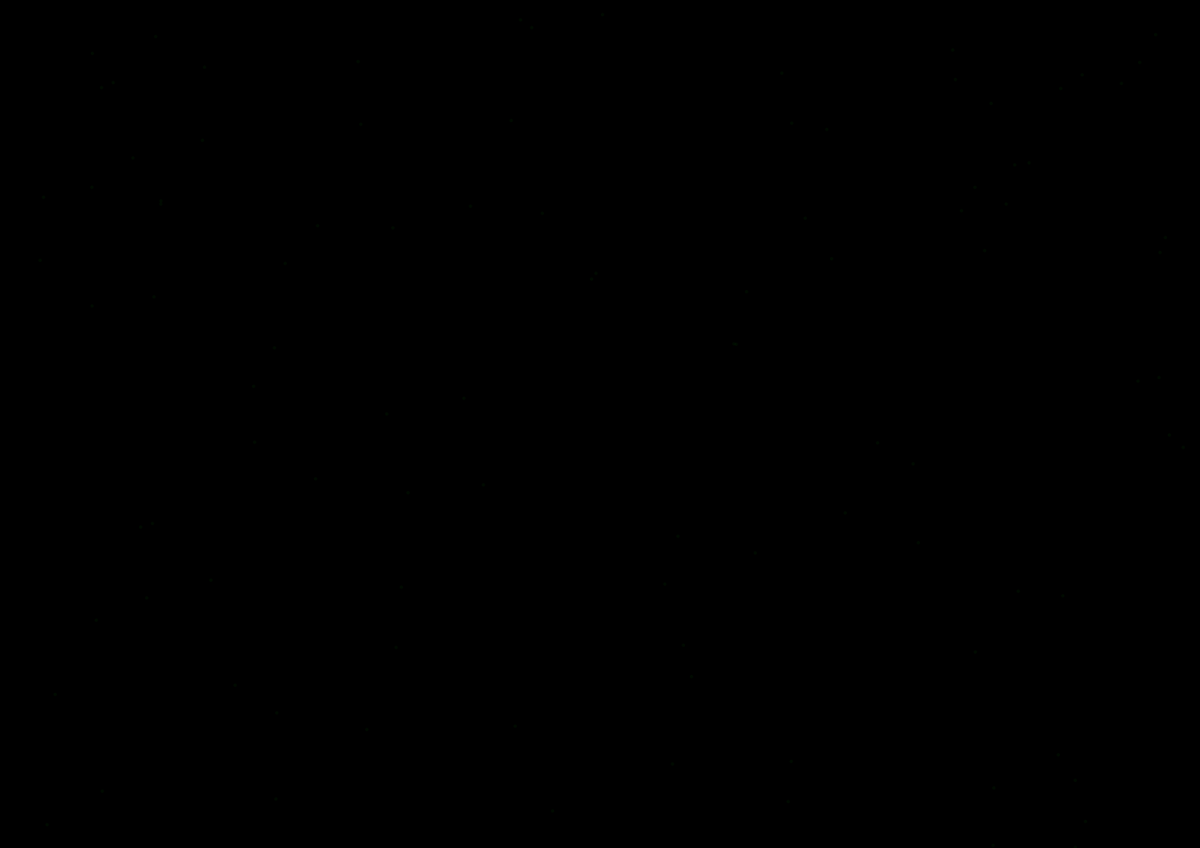
Frame 1 (no input)
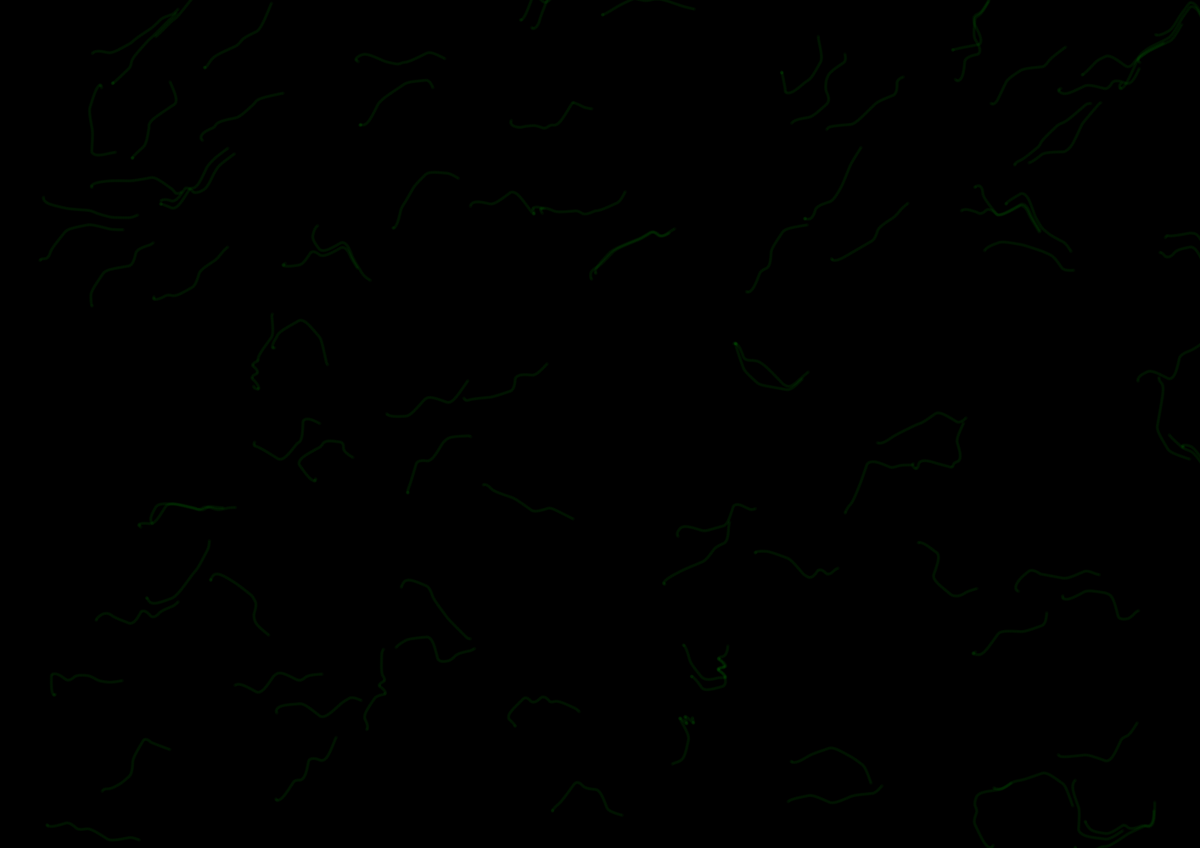
Frame 60 (the mouse pressed at the canvas centre just before this capture)
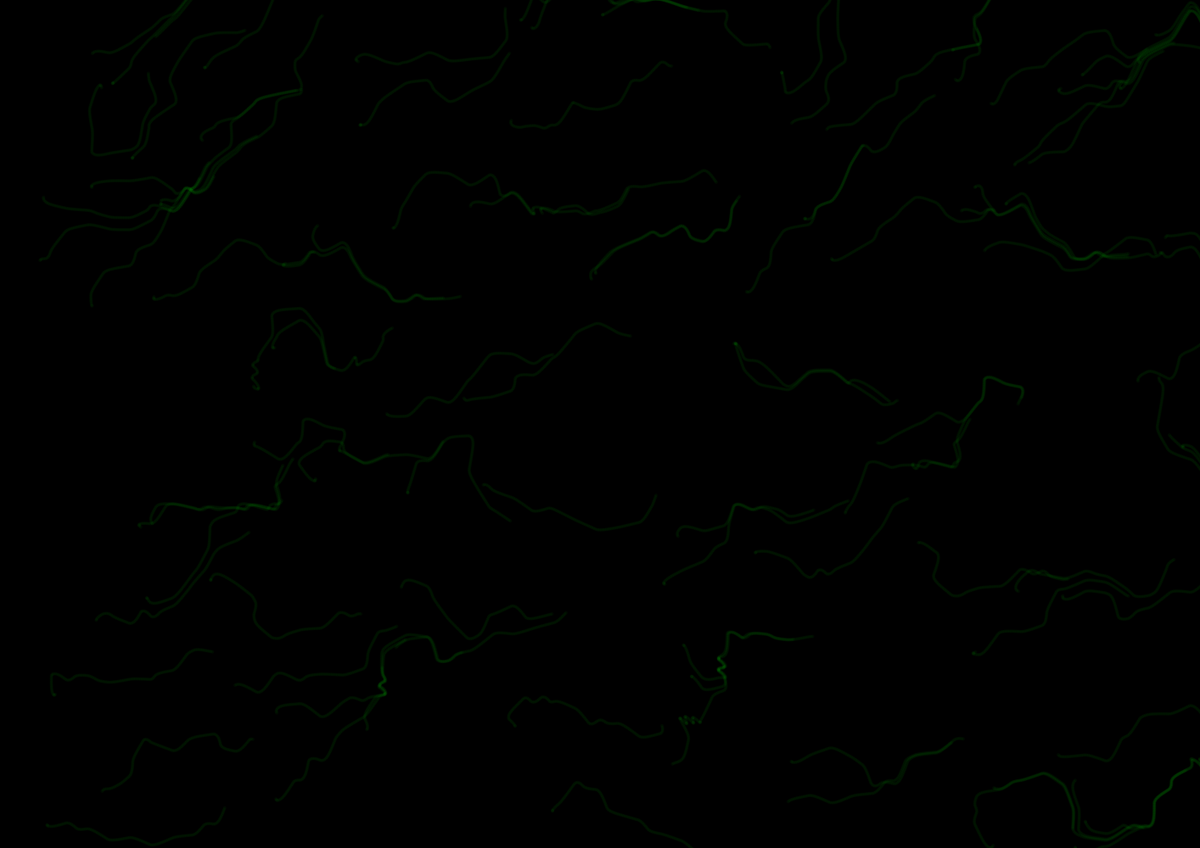
Frame 120 (the mouse held since frame 60 and released just before this capture)

The Processing sketch that drew these frames (run headless with seeded random() and noise(); from frame 60 on, the mouse is pressed at the canvas centre):

// Processing sketch: flowww
// ── flowww.pde
final float d = 25;
final float res = 0.5;
float last;
int version = 0;

Field field;
Thing[] things;

void setup() {
  size(1414, 1000);
  background(0);
  randomSeed(14);
  noiseSeed(14);
  
  field = new Field();
  things = new Thing[100];
  for(int i=0; i!=things.length; ++i) {
    things[i] = new Thing(random(width), random(height), random(-2,2), random(-2,2));
  }
  last = frameCount;
}

void draw() {
  for(int i=0; i!=things.length; ++i) {
    things[i].update();
    things[i].show();
  }
  
  if(frameCount - last >= 600) {
    for(int i=0; i!=things.length; ++i) {
      things[i] = new Thing(random(width), random(height), random(-2,2), random(-2,2));
    }
    last = frameCount;
  }
}

void keyPressed() {
  if(key == 's' || key == 'S') {
    save("flow" + "-" + day() + "-" + month() + "-" + version++ + ".png");
  }
}

class Field {
  PVector[][] vectors;
  int cols, rows;

  Field() {
    cols = floor(width/d);
    rows = floor(height/d);
    vectors = new PVector[cols][rows];


    for (int i=0; i!=cols; ++i) {
      for (int j=0; j!=rows; ++j) {
        float n = noise(i*res, j*res);
        vectors[i][j] = PVector.fromAngle(n * TWO_PI - PI);
      }
    }
  }
}

class Thing {
  PVector pos, vel, acc;
  ArrayList<PVector> path;
  
  Thing(float x, float y, float vx, float vy) {
    pos = new PVector(x, y);
    vel = new PVector(vx, vy);
    acc = new PVector();
  }
  
  void update() {
    pos.add(vel);
    vel.add(acc).limit(2);
    acc.mult(0);
    
    //float x = (pos.x + width)%width;
    //float y = (pos.y + height)%height;
    //pos.set(x, y);
    
    int c = (floor(pos.x/d)+field.cols)%field.cols;
    int r = (floor(pos.y/d)+field.rows)%field.rows;
    PVector f = field.vectors[c][r].copy();
    acc.add(f);
  }
  
  void show() {
    fill(0, 255, 0, 10);
    noStroke();
    ellipse(pos.x, pos.y, 4, 4);
  }
}
